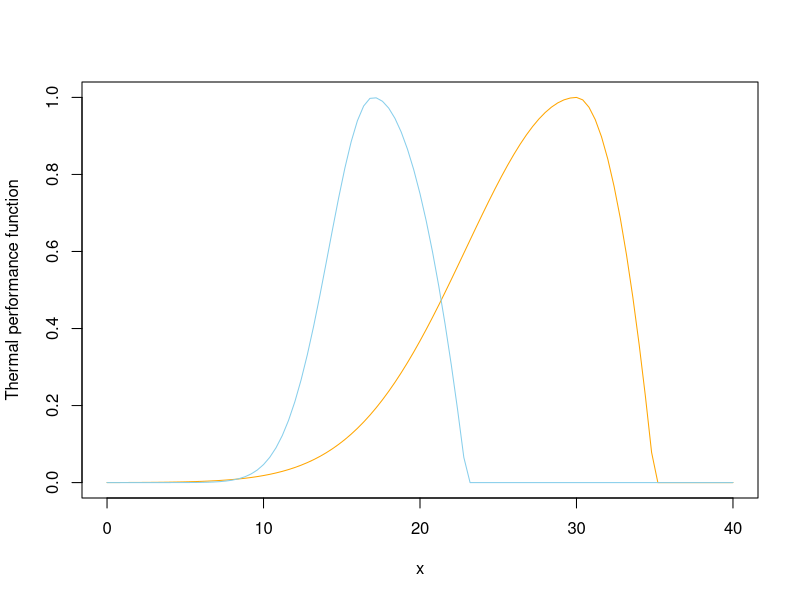

The R script that drew this image:
## Plot the thermal perfornamce curve
  x_opt1<- 30
  x_opt2<- 17
  x_max1<- 35
  x_max2<- 23
  sigma1<- 5
  sigma2<- 2
  dev.new()
  curve((x<x_opt1)*(exp(-((x-x_opt1)/2/sigma1)^2))
        +(x_max1>x & x>=x_opt1)*(1-((x-x_opt1)/(x_opt1-x_max1))^2)
        +(x>=x_max1)*(0)
        , xlim=c(0,40),ylim=c(0,1),col="orange"
        , ylab="Thermal performance function")
  curve((x<x_opt2)*(exp(-((x-x_opt2)/2/sigma2)^2))
        +(x_max2>x & x>=x_opt2)*(1-((x-x_opt2)/(x_opt2-x_max2))^2)
        +(x>=x_max2)*(0)
        ,col="skyblue",add=T)
